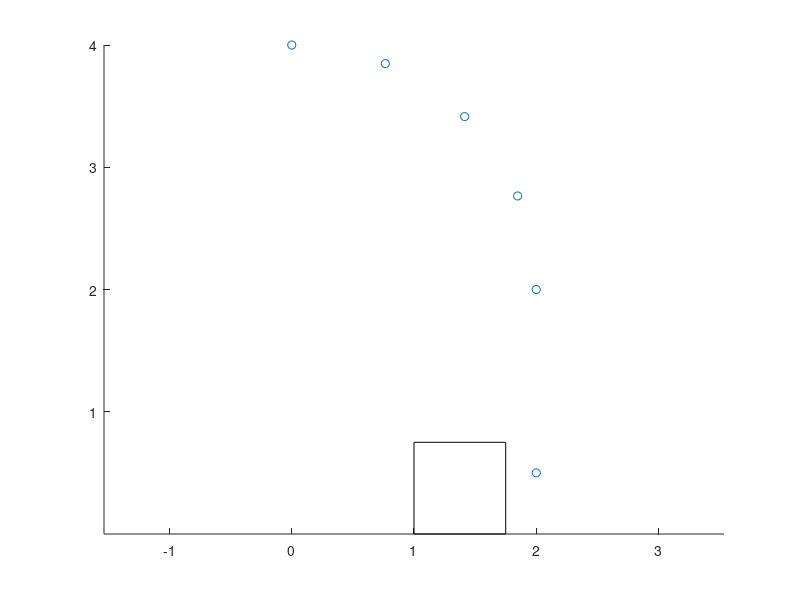

MATLAB code for this plot: (Note: this script raises an error after producing the figure.)
clear all; close all; clc; clf;

%pkg load symbolic;

hold on;
axis equal;

x_offset = 0;
y_offset = 2;

destination = [2, 0.5];

radius = destination(1);

theta = linspace(0, pi/2, 5);

x = radius * cos(theta) + x_offset;
y = radius * sin(theta) + y_offset;

% Add destination point to the curve
x = [x, destination(1)];
y = [y, destination(2)];

plot(x, y, 'o');

thetas_init = [deg2rad(90), 0, 0, 0, 0]

rectangle('Position',[1 0 0.75 0.75]);
thetas = newton_n(thetas_init, [x(1); y(1)])
plot_robot(thetas); % Vertical position
